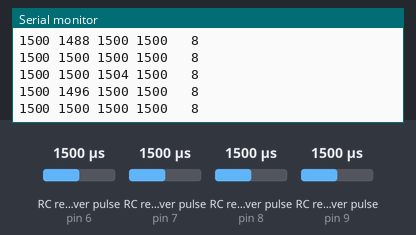
Recording of a sketch running on a simulated Arduino Uno, built with avr-gcc and run on an emulated ATmega328P. On the bench: the last lines printed to the serial monitor. Wiring (inferred from the names in the program): 4 × RC receiver channel: data pin 6 / data pin 7 / data pin 8 / data pin 9. The inputs (shaded band) are chosen by the test bench; at power-on: RC receiver pulse (sensors on pin 6, pin 7, pin 8, pin 9) 1500 µs.

Above: at 1.2 s.
1.3 s: RC receiver pulse (sensor on pin 6) set to 1020 µs
At 2.4 s:
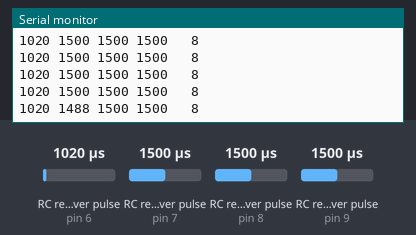
2.8 s: RC receiver pulse (sensor on pin 7) set to 1020 µs
At 3.9 s:
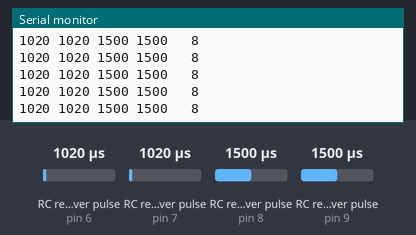
5.8 s: RC receiver pulse (sensor on pin 8) set to 1020 µs
At 6.8 s:
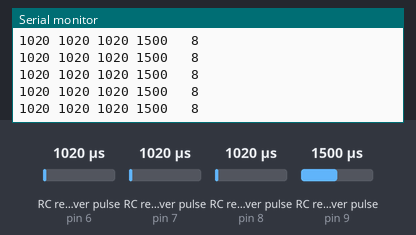
7.3 s: RC receiver pulse (sensor on pin 9) set to 1020 µs
At 8.4 s:
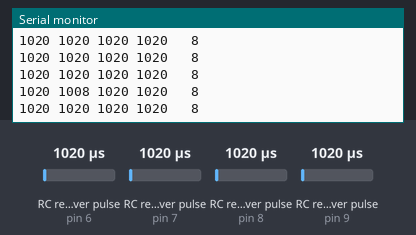
10.3 s: RC receiver pulse (sensor on pin 6) set to 1250 µs
At 11.2 s:
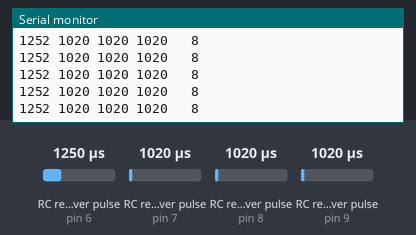
11.8 s: RC receiver pulse (sensor on pin 7) set to 1250 µs
At 12.6 s:
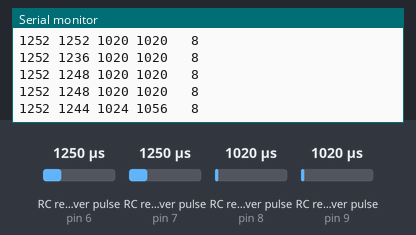
Timing chart, 0 to 14.3 s (numbered marks = the images above; inputs shaded):
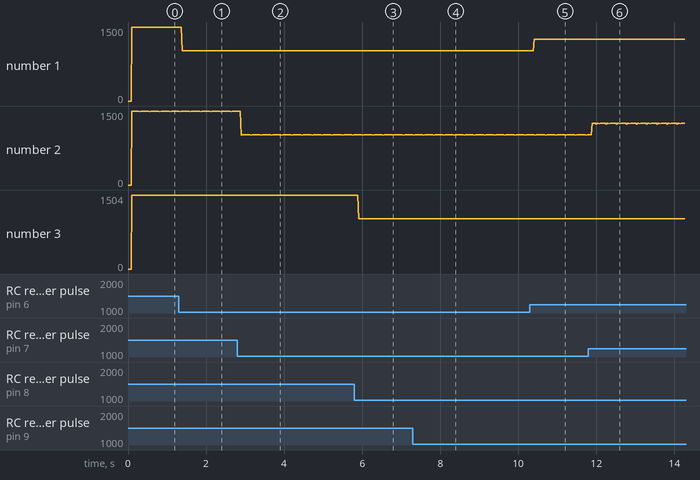

The sketch:

TestingRCMultiAxis.ino
```cpp
#include <PinChangeInt.h>
#include <Servo.h>

#define RCp1 6
#define RCp2 7
#define RCp3 8
#define RCp4 9

#define servo_flag1 1
#define servo_flag2 2
#define servo_flag3 3
#define servo_flag4 4

volatile uint8_t bUpdatedFlagsShared1;
volatile uint32_t ulServoShared1;
volatile uint16_t unServoShared1;

volatile uint8_t bUpdatedFlagsShared2;
volatile uint32_t ulServoShared2;
volatile uint16_t unServoShared2;

volatile uint8_t bUpdatedFlagsShared3;
volatile uint32_t ulServoShared3;
volatile uint16_t unServoShared3;

volatile uint8_t bUpdatedFlagsShared4;
volatile uint32_t ulServoShared4;
volatile uint16_t unServoShared4;

static uint16_t chan1;
static uint16_t chan2;
static uint16_t chan3;
static uint16_t chan4;

void setup(){
 Serial.begin(9600);

PCintPort::attachInterrupt(RCp1, RC1, CHANGE);
PCintPort::attachInterrupt(RCp2, RC2, CHANGE);
PCintPort::attachInterrupt(RCp3, RC3, CHANGE);
PCintPort::attachInterrupt(RCp4, RC4, CHANGE);
}
uint16_t time = 0;
void loop(){
  //static uint16_t unServo;
  //static uint8_t bUpdatedFlags;
  time = micros();
  if(bUpdatedFlagsShared1){
   noInterrupts();
   //bUpdatedFlags = bUpdatedFlagsShared;
   chan1 = unServoShared1;
   bUpdatedFlagsShared1 = 0;
   interrupts();
   }

   if(bUpdatedFlagsShared2){
   noInterrupts();
  // bUpdatedFlags = bUpdatedFlagsShared;
   chan2 = unServoShared2;
   bUpdatedFlagsShared2 = 0;
   interrupts();
   }

   if(bUpdatedFlagsShared3){
   noInterrupts();
  // bUpdatedFlags = bUpdatedFlagsShared;
   chan3 = unServoShared3;
   bUpdatedFlagsShared3 = 0;
   interrupts();
   }

   if(bUpdatedFlagsShared4){
   noInterrupts();
   //bUpdatedFlags = bUpdatedFlagsShared;
   chan4 = unServoShared4;
   bUpdatedFlagsShared4 = 0;
   interrupts();
   }
   time = micros() - time;
   Serial.print(chan1);Serial.print(" ");Serial.print(chan2);Serial.print(" ");Serial.print(chan3);Serial.print(" ");Serial.print(chan4);Serial.print("   ");Serial.println(time);
}


void RC1(){
  if(digitalRead(RCp1) == HIGH){
   ulServoShared1 = micros();
  }else{
   unServoShared1 = (uint16_t)(micros() - ulServoShared1);
   bUpdatedFlagsShared1 |= servo_flag1;
  }
}

void RC2(){
  if(digitalRead(RCp2) == HIGH){
   ulServoShared2 = micros();
  }else{
   unServoShared2 = (uint16_t)(micros() - ulServoShared2);
   bUpdatedFlagsShared2 |= servo_flag2;
  }
}

void RC3(){
  if(digitalRead(RCp3) == HIGH){
   ulServoShared3 = micros();
  }else{
   unServoShared3 = (uint16_t)(micros() - ulServoShared3);
   bUpdatedFlagsShared3 |= servo_flag3;
  }
}

void RC4(){
  if(digitalRead(RCp4) == HIGH){
   ulServoShared4 = micros();
  }else{
   unServoShared4 = (uint16_t)(micros() - ulServoShared4);
   bUpdatedFlagsShared4 |= servo_flag4;
  }
}
```

Measured:
- after the input at 1.3 s, the serial monitor: prints a new line after 0.09 s (image 1)
- after the input at 2.8 s, the serial monitor: prints a new line after 0.10 s (image 2)
- after the input at 5.8 s, the serial monitor: prints a new line after 0.12 s (image 3)
- after the input at 7.3 s, the serial monitor: prints a new line after 0.10 s (image 4)
- after the input at 10.3 s, the serial monitor: prints a new line after 0.11 s (image 5)
- after the input at 11.8 s, the serial monitor: prints a new line after 0.10 s (image 6)
- plotted number 1: 1500 → 1020 after the input at 1.3 s, 1020 → 1252 after the input at 10.3 s
- plotted number 2: 1020 → 1248 after the input at 11.8 s
